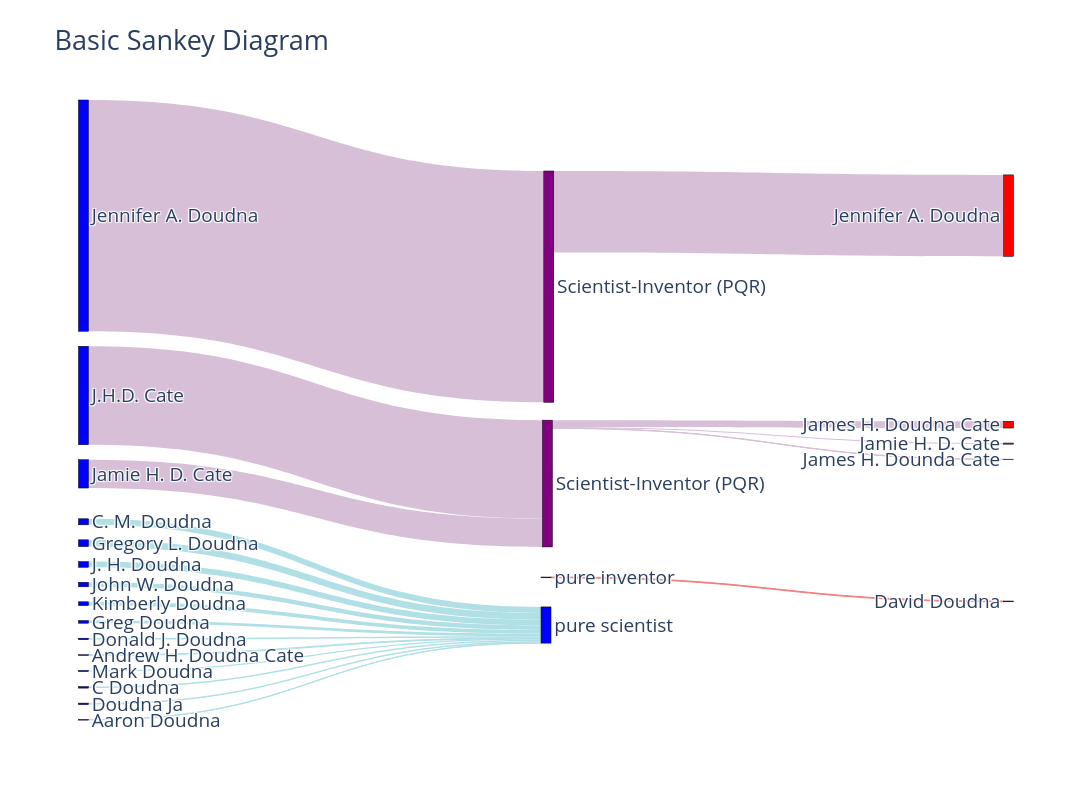

The notebook cell this image was saved under:
### Code cell
## plot the Sankey. Note: the nodes can be moved 

fig = go.Figure(data=[go.Sankey(
    node = dict(
      pad = 15,
      thickness = 10,
      line = dict(color = "black", width = 0.5),
      label = label,
      color = color_nodes
    ),
    link = dict(
      source = source, 
      target = target,
      value = value,
      color = color_links  
  ))])

fig.update_layout(title_text="Basic Sankey Diagram", font_size=19, width=1500, height=800)
fig.show()

### Figure 1 — Plotly figure (JSON) as saved in the notebook; plotly's stock layout.template omitted (floating-point values rounded to 4 significant figures)
{"data": [{"link": {"color": ["powderblue", "powderblue", "powderblue", "powderblue", "powderblue", "powderblue", "powderblue", "powderblue", "powderblue", "powderblue", "powderblue", "thistle", "powderblue", "thistle", "thistle", "lightcoral", "thistle", "thistle", "thistle", "thistle"], "source": [0, 1, 2, 3, 4, 5, 6, 7, 8, 9, 10, 11, 12, 13, 14, 21, 23, 22, 23, 23], "target": [20, 20, 20, 20, 20, 20, 20, 20, 20, 20, 20, 22, 20, 23, 23, 15, 16, 17, 18, 19], "value": [12, 16, 4, 18, 2, 10, 3, 7, 1, 15, 4, 613, 4, 261, 75, 2, 18, 216, 1, 3]}, "node": {"color": ["blue", "blue", "blue", "blue", "blue", "blue", "blue", "blue", "blue", "blue", "blue", "blue", "blue", "blue", "blue", "red", "red", "red", "red", "red", "blue", "red", "purple", "purple"], "label": ["John W. Doudna", "C. M. Doudna", "Donald J. Doudna", "Gregory L. Doudna", "Andrew H. Doudna Cate", "Kimberly Doudna", "Mark Doudna", "Greg Doudna", "Aaron Doudna", "J. H. Doudna", "C Doudna", "Jennifer A. Doudna", "Doudna Ja", "J.H.D. Cate", "Jamie H. D. Cate", "David Doudna", "James H. Doudna Cate", "Jennifer A. Doudna", "James H. Dounda Cate", "Jamie H. D. Cate", "pure scientist", "pure inventor", "Scientist-Inventor (PQR)", "Scientist-Inventor (PQR)"], "line": {"color": "black", "width": 0.5}, "pad": 15, "thickness": 10, "x": [0.003731, 0.003731, 0.003731, 0.003731, 0.003731, 0.003731, 0.003731, 0.003731, 0.003731, 0.003731, 0.003731, 0.003731, 0.003731, 0.003731, 0.003731, 0.9963, 0.9963, 0.9963, 0.9963, 0.9963, 0.5, 0.5, 0.503, 0.5015], "y": [0.7815, 0.6803, 0.8693, 0.7149, 0.8953, 0.8124, 0.921, 0.8418, 0.9997, 0.7491, 0.9474, 0.1865, 0.974, 0.4766, 0.603, 0.8087, 0.5236, 0.1865, 0.5796, 0.5542, 0.8468, 0.77, 0.301, 0.6186]}, "type": "sankey"}], "layout": {"font": {"size": 19}, "height": 800, "title": {"text": "Basic Sankey Diagram"}, "width": 1500}}
